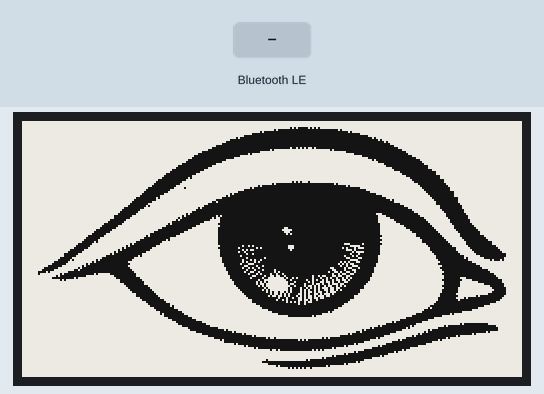
This sketch was run on a simulated ESP32. Parts: 250×128 one-colour display. Inputs (shaded band) come from the test bench. Storage starts empty; nothing arrives over Bluetooth unless stated; a phone connects over Bluetooth LE 3 s after start; what the sketch prints to the serial monitor is not drawn.

Above: at 3.2 s.
3.3 s: Bluetooth LE write "led0" received
4.8 s: Bluetooth LE write "1" received
Timing chart, 0 to 7.8 s (numbered marks = the images above; inputs shaded):
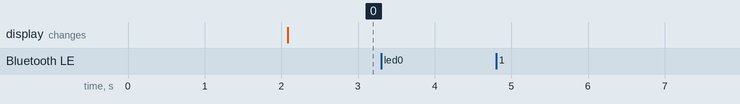

Measured:
- after the input at 3.3 s, every drawn part: stays the same
- after the input at 4.8 s, every drawn part: stays the same

The sketch:

bluemouth.ino
```cpp
/*
    Video: https://www.youtube.com/watch?v=oCMOYS71NIU
    Based on Neil Kolban example for IDF: https://github.com/nkolban/esp32-snippets/blob/master/cpp_utils/tests/BLE%20Tests/SampleNotify.cpp
    Ported to Arduino ESP32 by Evandro Copercini

   Create a BLE server that, once we receive a connection, will send periodic notifications.
   The service advertises itself as: 6E400001-B5A3-F393-E0A9-E50E24DCCA9E
   Has a characteristic of: 6E400002-B5A3-F393-E0A9-E50E24DCCA9E - used for receiving data with "WRITE"
   Has a characteristic of: 6E400003-B5A3-F393-E0A9-E50E24DCCA9E - used to send data with  "NOTIFY"

   The design of creating the BLE server is:
   1. Create a BLE Server
   2. Create a BLE Service
   3. Create a BLE Characteristic on the Service
   4. Create a BLE Descriptor on the characteristic
   5. Start the service.
   6. Start advertising.

   In this example rxValue is the data received (only accessible inside that function).
   And txValue is the data to be sent, in this example just a byte incremented every second.
*/
#include <BLEDevice.h>
#include <BLEServer.h>
#include <BLEUtils.h>
#include <BLE2902.h>

#define EPD 1
#ifdef EPD
#include <GxEPD.h>
#include "SD.h"
#include "SPI.h"
#include <GxGDEH0213B72/GxGDEH0213B72.h>  // 2.13" b/w new panel

#include "bitmap.h"
#include "mouth1.h"
#include "toothysmile.h"
#include "hulk.h"

#define GxGDEH0213B72_X_PIXELS 128
#define GxGDEH0213B72_Y_PIXELS 250

// FreeFonts from Adafruit_GFX
#include <Fonts/FreeMonoBold9pt7b.h>
#include <Fonts/FreeMonoBold12pt7b.h>
#include <Fonts/FreeMonoBold18pt7b.h>
#include <Fonts/FreeMonoBold24pt7b.h>


#include <GxIO/GxIO_SPI/GxIO_SPI.h>
#include <GxIO/GxIO.h>

#define SPI_MOSI 23
#define SPI_MISO -1
#define SPI_CLK 18

#define ELINK_SS 5
#define ELINK_BUSY 4
#define ELINK_RESET 16
#define ELINK_DC 17

#define SDCARD_SS 13
#define SDCARD_CLK 14
#define SDCARD_MOSI 15
#define SDCARD_MISO 2

#define BUTTON_PIN 39

typedef struct
{
    const char * name;
    const unsigned char * data;
    const int width;
    const int height;
} Resource;

Resource resources[] = {{"mouth1", mouth1_data, mouth1_width, mouth1_height},
	{"bm", bm, bmwidth, bmheight},
	{"toothysmile", toothysmile_data,  toothysmile_width, toothysmile_height},
	{"hulk", hulk_data,  hulk_width, hulk_height}
    };
const int NumResources = sizeof(resources) / sizeof(resources[0]);

GxIO_Class io(SPI, /*CS=5*/ ELINK_SS, /*DC=*/ ELINK_DC, /*RST=*/ ELINK_RESET);
GxEPD_Class display(io, /*RST=*/ ELINK_RESET, /*BUSY=*/ ELINK_BUSY);

SPIClass sdSPI(VSPI);


const char *skuNum = "About Fucking Time";
bool sdOK = false;
int startX = 40, startY = 10;
#endif // EPD

BLEServer *pServer = NULL;
BLECharacteristic * pTxCharacteristic;
bool deviceConnected = false;
bool oldDeviceConnected = false;
uint8_t txValue = 0;

// See the following for generating UUIDs:
// https://www.uuidgenerator.net/

#define SERVICE_UUID           "6E400001-B5A3-F393-E0A9-E50E24DCCA9E" // UART service UUID
#define CHARACTERISTIC_UUID_RX "6E400002-B5A3-F393-E0A9-E50E24DCCA9E"
#define CHARACTERISTIC_UUID_TX "6E400003-B5A3-F393-E0A9-E50E24DCCA9E"


class MyServerCallbacks: public BLEServerCallbacks {
    void onConnect(BLEServer* pServer) {
      deviceConnected = true;
    };

    void onDisconnect(BLEServer* pServer) {
      deviceConnected = false;
    }
};

class MyCallbacks: public BLECharacteristicCallbacks {
    void onWrite(BLECharacteristic *pCharacteristic) {
      std::string rxValue = pCharacteristic->getValue();
	if (rxValue.back() == '\n') rxValue.pop_back();
	if (rxValue.back() == '\r') rxValue.pop_back();

      if (rxValue.length() > 0) {
	if (rxValue == "resources" )
	{
		pTxCharacteristic->setValue("res,mouth1,bm,toothysmile,hulk");
		pTxCharacteristic->notify();
		return;
	}
	for (int ii = 0; ii < NumResources; ii++)
	{
		char buffer[128];
		sprintf(buffer, "Testing [%s] against [%s]", rxValue.c_str(), resources[ii].name);
		Serial.println(buffer);
		if (rxValue == resources[ii].name)
		{
		    Serial.println("Found a thing");
		    display.fillScreen(GxEPD_WHITE);
		    display.drawBitmap(resources[ii].data, 0, 0,  resources[ii].width, resources[ii].height, GxEPD_BLACK);
		    display.update();
		}
	}

//	if (rxValue == "led0") {
//	    display.fillScreen(GxEPD_WHITE);
//	    display.drawBitmap(bm, 0, 0,  bmwidth, bmheight, GxEPD_BLACK);
//	    display.update();
//	}
//	if (rxValue == "led1") {
//	    display.fillScreen(GxEPD_WHITE);
//	    display.drawBitmap(mouth1_data, 0, 0,  mouth1_width, mouth1_height, GxEPD_BLACK);
//	    display.update();
//	}

//        Serial.println("*********");
//        Serial.print("Received Value: ");
//        for (int i = 0; i < rxValue.length(); i++)
//          Serial.print(rxValue[i]);
//
//        Serial.println();
//        Serial.println("*********");
      }
    }
};


void setup() {
  Serial.begin(115200);

  // Create the BLE Device
  BLEDevice::init("UART Service");

  // Create the BLE Server
  pServer = BLEDevice::createServer();
  pServer->setCallbacks(new MyServerCallbacks());

  // Create the BLE Service
  BLEService *pService = pServer->createService(SERVICE_UUID);

  // Create a BLE Characteristic
  pTxCharacteristic = pService->createCharacteristic(
		  CHARACTERISTIC_UUID_TX,
		  BLECharacteristic::PROPERTY_NOTIFY
		  );

  pTxCharacteristic->addDescriptor(new BLE2902());

  BLECharacteristic * pRxCharacteristic = pService->createCharacteristic(
		  CHARACTERISTIC_UUID_RX,
		  BLECharacteristic::PROPERTY_WRITE
		  );

  pRxCharacteristic->setCallbacks(new MyCallbacks());

  // Start the service
  pService->start();

  // Start advertising
  pServer->getAdvertising()->start();
  Serial.println("Waiting a client connection to notify...");

#ifdef EPD
    SPI.begin(SPI_CLK, SPI_MISO, SPI_MOSI, ELINK_SS);
    display.init(); // enable diagnostic output on Serial

    display.setRotation(1);
    display.fillScreen(GxEPD_WHITE);
    display.setTextColor(GxEPD_BLACK);
    display.setFont(&FreeMonoBold9pt7b);
    display.setCursor(0, 0);

    sdSPI.begin(SDCARD_CLK, SDCARD_MISO, SDCARD_MOSI, SDCARD_SS);

    if (!SD.begin(SDCARD_SS, sdSPI)) {
        sdOK = false;
    } else {
        sdOK = true;
    }

    display.fillScreen(GxEPD_WHITE);

    display.drawBitmap(bm, 0, 0,  bmwidth, bmheight, GxEPD_BLACK);

    //display.setCursor(display.width()  - display.width() / 2, display.height() - 35);
//    display.setCursor(10, display.height() - 35);

//   display.println(skuNum);

//    display.setTextColor(GxEPD_BLACK);

    display.update();

    // goto sleep
//    esp_sleep_enable_ext0_wakeup((gpio_num_t)BUTTON_PIN, LOW);

 //   esp_deep_sleep_start();
#endif // EPD
}

void loop() {

//    if (deviceConnected) {
//        pTxCharacteristic->setValue(&txValue, 1);
//        pTxCharacteristic->notify();
//        txValue++;
//		delay(10); // bluetooth stack will go into congestion, if too many packets are sent
//	}

    // disconnecting
    if (!deviceConnected && oldDeviceConnected) {
        delay(500); // give the bluetooth stack the chance to get things ready
        pServer->startAdvertising(); // restart advertising
        Serial.println("start advertising");
        oldDeviceConnected = deviceConnected;
    }
    // connecting
    if (deviceConnected && !oldDeviceConnected) {
		// do stuff here on connecting
        oldDeviceConnected = deviceConnected;
    }
}
```

Source omitted: bitmap.h (17993 bytes), hulk.h (data table, 19208 bytes), mouth1.h (data table, 20514 bytes), toothysmile.h (18116 bytes)
